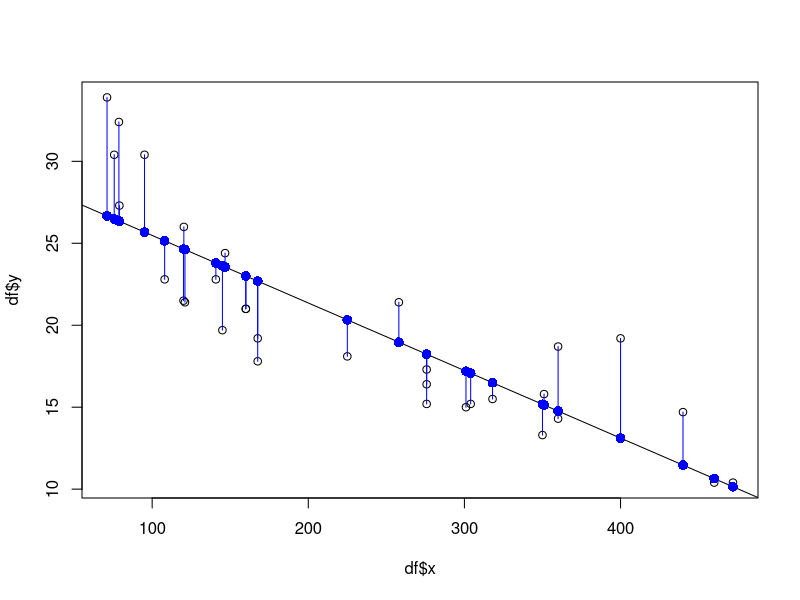
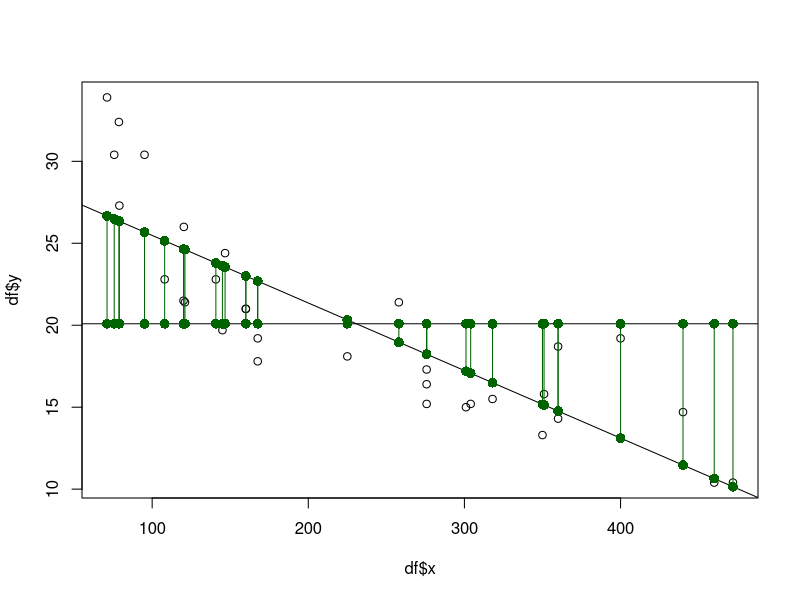
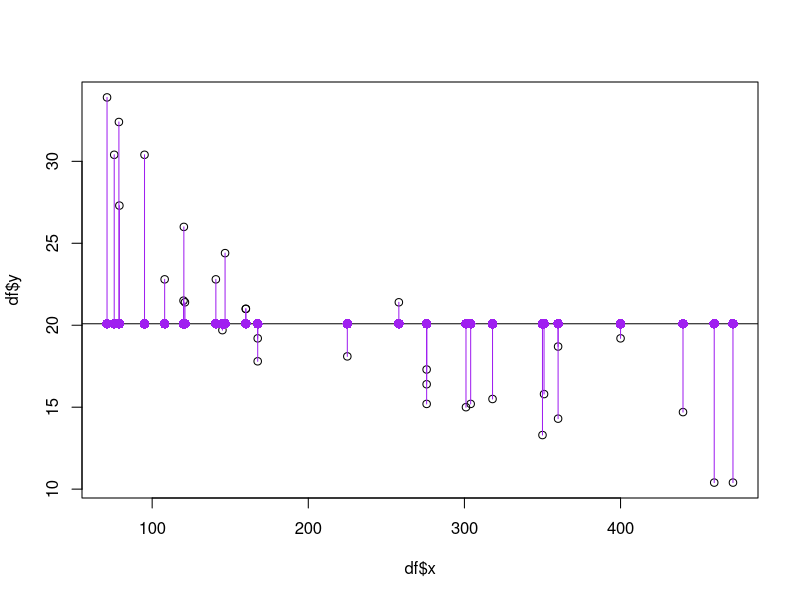

These charts were generated, in order, by the following R code:

library(dplyr)
df <- data.frame(y = mtcars$mpg, 
                 x = mtcars$disp)

model <- lm(y ~ x, df)
slope <- model$coefficients[[2]]
y_int <- model$coefficients[[1]]

df <-
  df %>%
  mutate(y_hat = y_int + slope*x) %>%
  mutate(resid_error = y - y_hat) 

df <- df %>%
  mutate(y_bar = ave(y)) 

df <-
  df %>%
  mutate(resid_total = y - y_bar) 

df <-
  df %>%
  mutate(resid_model = y_hat - y_bar)

df %>%
  summarize(SS_total = sum(resid_total**2),
            SS_error = sum(resid_error**2),
            SS_model = sum(resid_model**2))


plot(df$x, df$y)
abline(y_int, slope)
points(df$x, df$y_hat, pch = 16, cex = 1.3, col = "blue")
segments(df$x, df$y_hat, df$x, df$y, col = "blue")

plot(df$x, df$y)
abline(y_int, slope)
abline(mean(df$y), 0)
points(df$x, df$y_hat, pch = 16, cex = 1.3, col = "dark green")
points(df$x, df$y_bar, pch = 16, cex = 1.3, col = "dark green")
segments(df$x, df$y_hat, df$x, df$y_bar, col = "dark green")

y_bar = mean(df$y)
x_bar <- mean(df$x)
s_y <- sd(df$y)
s_x <- sd(df$x)
n <- length(df$x)

df %>%
  mutate(y_thing = (y - mean(y))/sd(y),
         x_thing = (x - mean(x))/sd(x)) %>%
  summarize(r = sum(x_thing*y_thing)/(n-1))


plot(df$x, df$y)
abline(mean(df$y), 0)
points(df$x, df$y_bar, pch = 16, cex = 1.3, col = "purple")
segments(df$x, df$y, df$x, df$y_bar, col = "purple")

model <- lm(y ~ x, df)
model_summary <- summary(model)
model_summary$r.squared

quad_model <- lm(y ~ poly(x, 2), df)

  